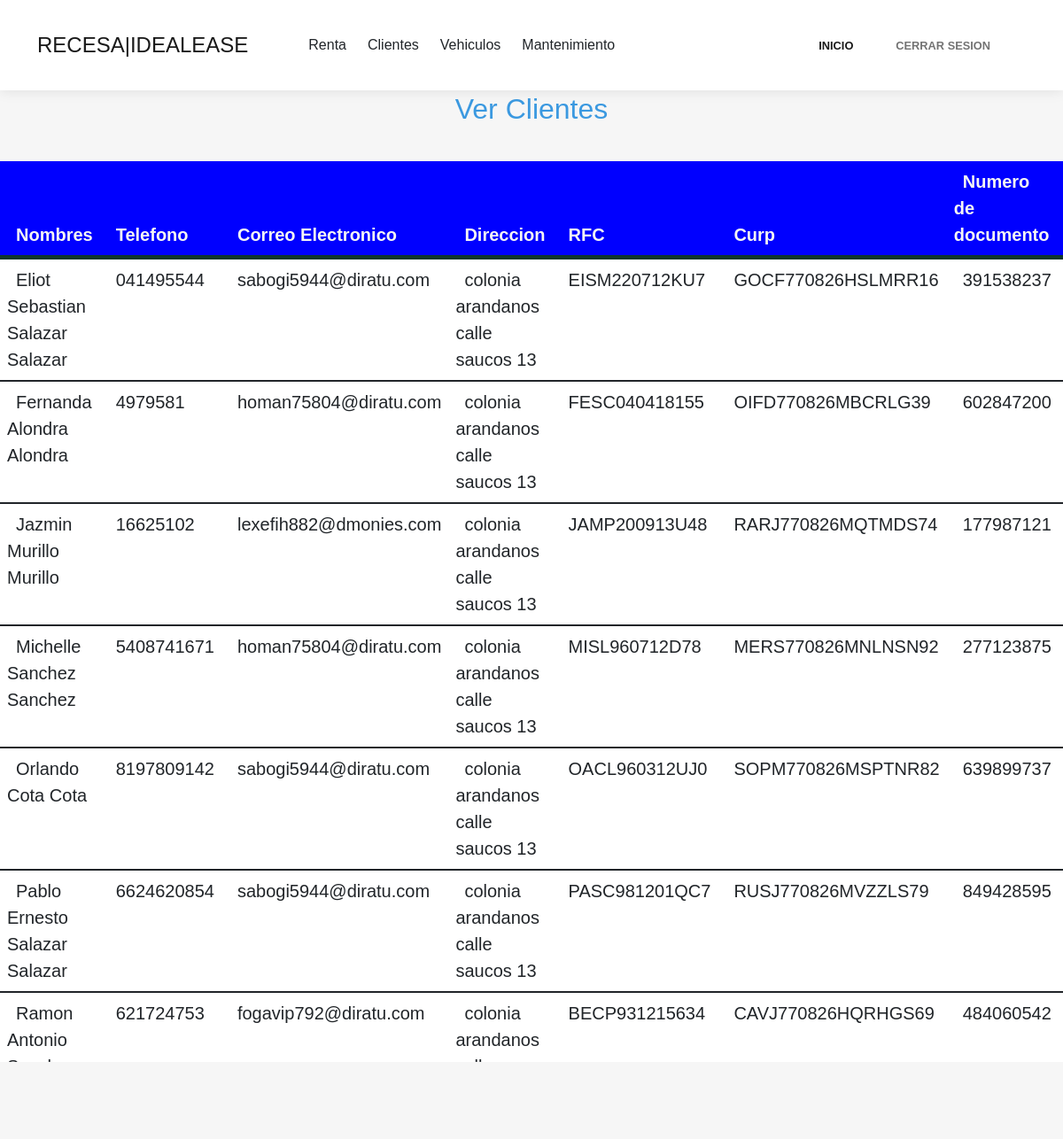
Screenshot of /Clientes/consultaClientes/index.php (signed in) with the database file from the repository.
### tables this page shows
CREATE TABLE Clientes  (
  id_cliente int NOT NULL auto_increment,
  nombre varchar(50) NULL,
  appaterno varchar(50) NULL,
  apmaterno varchar(50) NULL,
  telefono varchar(20) NULL,
  email varchar(255) NULL,
  direccion varchar(250) NULL,
  rfc varchar(30) NULL,
  curp varchar(30) NULL,
  num_doc varchar(30) NULL,
  ocr varchar(30) NULL,
  PRIMARY KEY (id_cliente)
);

### Clientes/consultaClientes/index.php (the view, shortened to what this page needs)
<?php
include("../../db.php");
?>
<!DOCTYPE html>
<html style="background: rgba(255,255,255,0);">
<head>
    <link rel="stylesheet" href="assets/bootstrap/css/bootstrap.min.css">
    <link rel="stylesheet" href="assets/fonts/simple-line-icons.min.css">
    <link rel="stylesheet" href="assets/css/Articles-Badges.css">
    <link rel="stylesheet" href="assets/css/Features-Centered-Icons.css">
    <link rel="stylesheet" href="https://cdnjs.cloudflare.com/ajax/libs/baguettebox.js/1.10.0/baguetteBox.min.css">
    <link rel="stylesheet" href="assets/css/vanilla-zoom.min.css">
</head>
<body>
    <nav class="navbar navbar-light navbar-expand-lg fixed-top bg-white clean-navbar">
        <div class="container"><a class="navbar-brand logo" href="../../Menu/index.php">RECESA|IDEALEASE</a>
            <div class="collapse navbar-collapse" id="navcol-1">
            <div id="header">
                    <nav>
                        <ul class="nav">
                            <li><a >Renta</a>
                            </li>
                            <li><a >Clientes</a>
                            </li>
                            <li><a >Vehiculos</a>
                            </li>
                            <li><a>Mantenimiento</a>
                            </li>
                        </ul>
                    </nav>
                </div>
                <ul class="navbar-nav ms-auto">
                    <li class="nav-item"><a class="nav-link active" href="../../Menu/index.php">INICIO</a></li>
                    <li class="nav-item"><a class="nav-link" href="../../logout.php">CERRAR SESION</a></li>
                </ul>
            </div>
        </div>
    </nav>
    <section class="clean-block clean-form dark">
        <section class="clean-block clean-form dark" style="background: rgba(246,246,246,0);">
            <div class="container">
                <div class="block-heading">
                    <h2 class="text-info">Ver Clientes</h2>
                </div>
            </div>
            <div class="table-responsive">
                <table class="table">
                    <thead>
                        <tr>
                            <th style="background: rgb(0, 0, 255);color: whitesmoke; margin: auto;">Nombres</th>
                            <th style="background: rgb(0, 0, 255);color: whitesmoke; margin: auto;">Telefono</th>
                            <th style="background: rgb(0, 0, 255);color: whitesmoke; margin: auto;">Correo Electronico</th>
                            <th style="background: rgb(0, 0, 255);color: whitesmoke; margin: auto;">Direccion</th>
                            <th style="background: rgb(0, 0, 255);color: whitesmoke; margin: auto;">RFC</th>
                            <th style="background: rgb(0, 0, 255);color: whitesmoke; margin: auto;">Curp</th>
                            <th style="background: rgb(0, 0, 255);color: whitesmoke; margin: auto;">Numero de documento</th>
                            <th style="background: rgb(0, 0, 255);color: whitesmoke; margin: auto;">OCR</th>
                        </tr>
                    </thead>
                    <?php
                            $consulta = "SELECT clientes.id_cliente as 'IID',
                            clientes.nombre as 'NAME1', clientes.appaterno as 'NAME2', clientes.appaterno as 'NAME3',
                            clientes.telefono as 'TEL', clientes.email as 'MAIL', clientes.direccion as 'ADDR',
                            clientes.rfc as 'RFC', clientes.curp as 'CURP', clientes.num_doc as 'NDOC', clientes.ocr as 'OCR'
                            FROM clientes ORDER BY clientes.nombre asc";
                            $resultado = mysqli_query($conex,$consulta);
                        while($mostrar = mysqli_fetch_array($resultado)){
                    ?>
                        <tbody>
                            <tr dtyle="opacity: 1.0">
                                <td style=""><?php echo $mostrar['NAME1'] ?> <?php echo $mostrar['NAME2'] ?> <?php echo $mostrar['NAME3'] ?></td>
                                <td style=""><?php echo $mostrar['TEL'] ?></td>
                                <td style=""><?php echo $mostrar['MAIL'] ?></td>
                                <td style=""><?php echo $mostrar['ADDR'] ?></td>
                                <td style=""><?php echo $mostrar['RFC'] ?></td>
                                <td style=""><?php echo $mostrar['CURP'] ?></td>
                                <td style=""><?php echo $mostrar['NDOC'] ?></td>
                                <td style=""><?php echo $mostrar['OCR'] ?></td>
                            </tr>
                        </tbody>
                    <?php
                        }
                    ?>
                </table>
            </div>
        </section>
    </section>
</body>
</html>

### Clientes/consultaClientes/index.php (style rules this page uses)
* { margin:0px; padding:0px; }
#header { margin:auto; width:500px; font-family:Arial, Helvetica, sans-serif; }
ul, ol { list-style:none; }
.nav { width:500px; margin:0 auto; }
.nav > li { float:left; }
.nav li a { background-color: #ffffff ; color: #000000 ; text-decoration:none; padding:20px 12px; display:block;p }
body { background-color: #ffffff; font-family: Arial; }
table { background-color: white; text-align: left; border-collapse: collapse; width: 100%; }
th, td { padding: 20px; text-indent: 10px; font-size: 20px; }
thead { background-color: #246355; border-bottom: solid 5px #0F362D; color: white; }

### rows the page displays
clientes: nombre "Eliot Sebastian", appaterno "Salazar", telefono "041495544", email "sabogi5944@diratu.com", direccion "colonia arandanos calle saucos 13", rfc "EISM220712KU7", curp "GOCF770826HSLMRR16", num_doc "391538237"
clientes: nombre "Fernanda", appaterno "Alondra", telefono "4979581", email "homan75804@diratu.com", direccion "colonia arandanos calle saucos 13", rfc "FESC040418155", curp "OIFD770826MBCRLG39", num_doc "602847200"
clientes: nombre "Jazmin", appaterno "Murillo", telefono "16625102", email "lexefih882@dmonies.com", direccion "colonia arandanos calle saucos 13", rfc "JAMP200913U48", curp "RARJ770826MQTMDS74", num_doc "177987121"
clientes: nombre "Michelle", appaterno "Sanchez", telefono "5408741671", email "homan75804@diratu.com", direccion "colonia arandanos calle saucos 13", rfc "MISL960712D78", curp "MERS770826MNLNSN92", num_doc "277123875"
clientes: nombre "Orlando", appaterno "Cota", telefono "8197809142", email "sabogi5944@diratu.com", direccion "colonia arandanos calle saucos 13", rfc "OACL960312UJ0", curp "SOPM770826MSPTNR82", num_doc "639899737"
clientes: nombre "Pablo Ernesto", appaterno "Salazar", telefono "6624620854", email "sabogi5944@diratu.com", direccion "colonia arandanos calle saucos 13", rfc "PASC981201QC7", curp "RUSJ770826MVZZLS79", num_doc "849428595"
clientes: nombre "Ramon Antonio", appaterno "Sanchez", telefono "621724753", email "fogavip792@diratu.com", direccion "colonia arandanos calle saucos 13", rfc "BECP931215634", curp "CAVJ770826HQRHGS69", num_doc "484060542"
